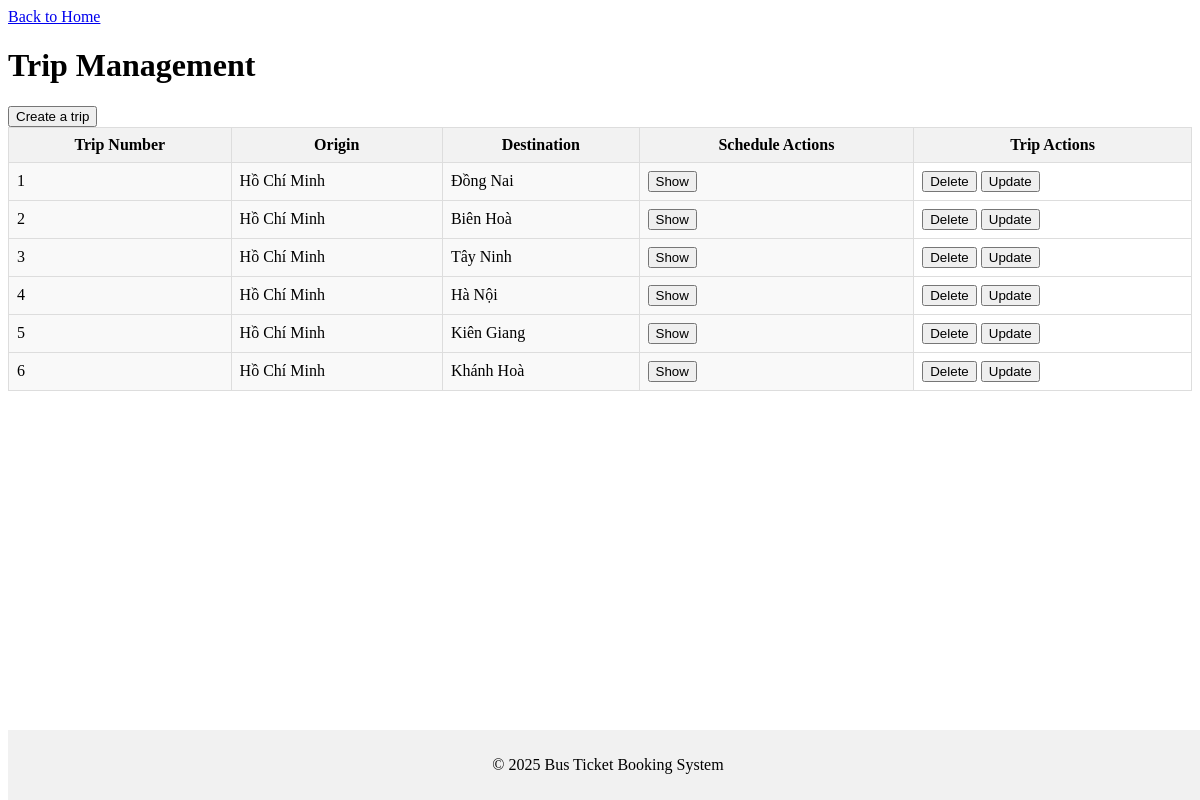
The page /trips on the database as committed earlier.
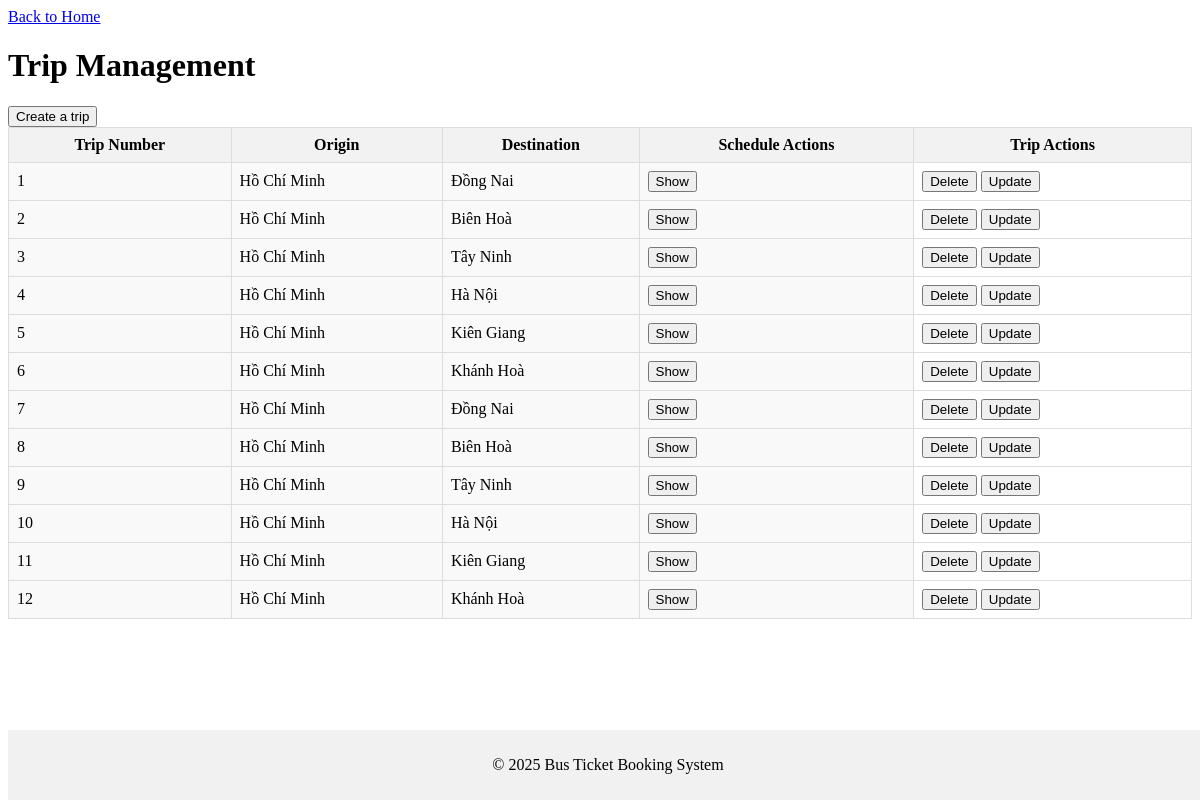
The same page on the database as committed later.
### tables this page shows
CREATE TABLE trips (
    trip_id INTEGER PRIMARY KEY,
    origin TEXT NOT NULL,
    destination TEXT NOT NULL
);

### app.py (the view, shortened to what this page needs)
@app.route('/trips', methods=["GET", "POST"])
def trips():
    db = get_db()
    cur = db.cursor()
    data = cur.execute("SELECT * FROM trips").fetchall()
    return render_template('trip.html', data=data)

### app.py (called while the page is built)
def get_db():
    db = getattr(g, '_database', None)
    if db is None:
        db = g._database = sqlite3.connect(DATABASE)
    return db

@app.teardown_appcontext
def close_connection(exception):
    db = getattr(g, '_database', None)
    if db is not None:
        db.close()

### templates/trip.html (shortened to what this page needs)
<!DOCTYPE html>
<html lang="en">
<head>
    <link rel="stylesheet" href="{{ url_for('static', filename='styles.css') }}">
</head>
<body>
    <a href="{{ url_for('home') }}">Back to Home</a>
    <h1>Trip Management</h1>
    <button type="button" onclick="toggleForm()">Create a trip</button>
    <table id="outputTable">
        <thead>
            <tr>
                <th>Trip Number</th>
                <th>Origin</th>
                <th>Destination</th>
                <th>Schedule Actions</th>
                <th>Trip Actions</th>
            </tr>
        </thead>
        <tbody>
            {% for trip in data %}
            <tr data-trip-id="{{ trip[0] }}">
                <td contenteditable="true">{{ trip[0] }}</td>
                <td contenteditable="true">{{ trip[1] }}</td>
                <td contenteditable="true">{{ trip[2] }}</td>
                <td contenteditable="true"><button onclick="showSchedule({{ trip[0] }})">Show</button></td>
                <td>
                    <button onclick="deletetrip({{ trip[0] }})">Delete</button>
                    <button onclick="updatetrip({{ trip[0] }})">Update</button>
                </td>
            </tr>
            {% endfor %}
        </tbody>
    </table>
    <footer>
        <p>&copy; 2025 Bus Ticket Booking System</p>
    </footer>
</body>
</html>

### static/styles.css (style rules this page uses)
table { width: 100%; border-collapse: collapse; }
th, td { border: 1px solid #ddd; padding: 8px; }
th { background-color: #f2f2f2; }
td[contenteditable="true"] { background-color: #f9f9f9; }
footer { position: fixed; bottom: 0; width: 100%; background-color: #f1f1f1; text-align: center; padding: 10px 0; }

Rows that differ between the two databases and show on the page:
added trips: trip_id "7", origin "Hồ Chí Minh", destination "Đồng Nai"
added trips: trip_id "8", origin "Hồ Chí Minh", destination "Biên Hoà"
added trips: trip_id "9", origin "Hồ Chí Minh", destination "Tây Ninh"
added trips: trip_id "10", origin "Hồ Chí Minh", destination "Hà Nội"
added trips: trip_id "11", origin "Hồ Chí Minh", destination "Kiên Giang"
added trips: trip_id "12", origin "Hồ Chí Minh", destination "Khánh Hoà"
